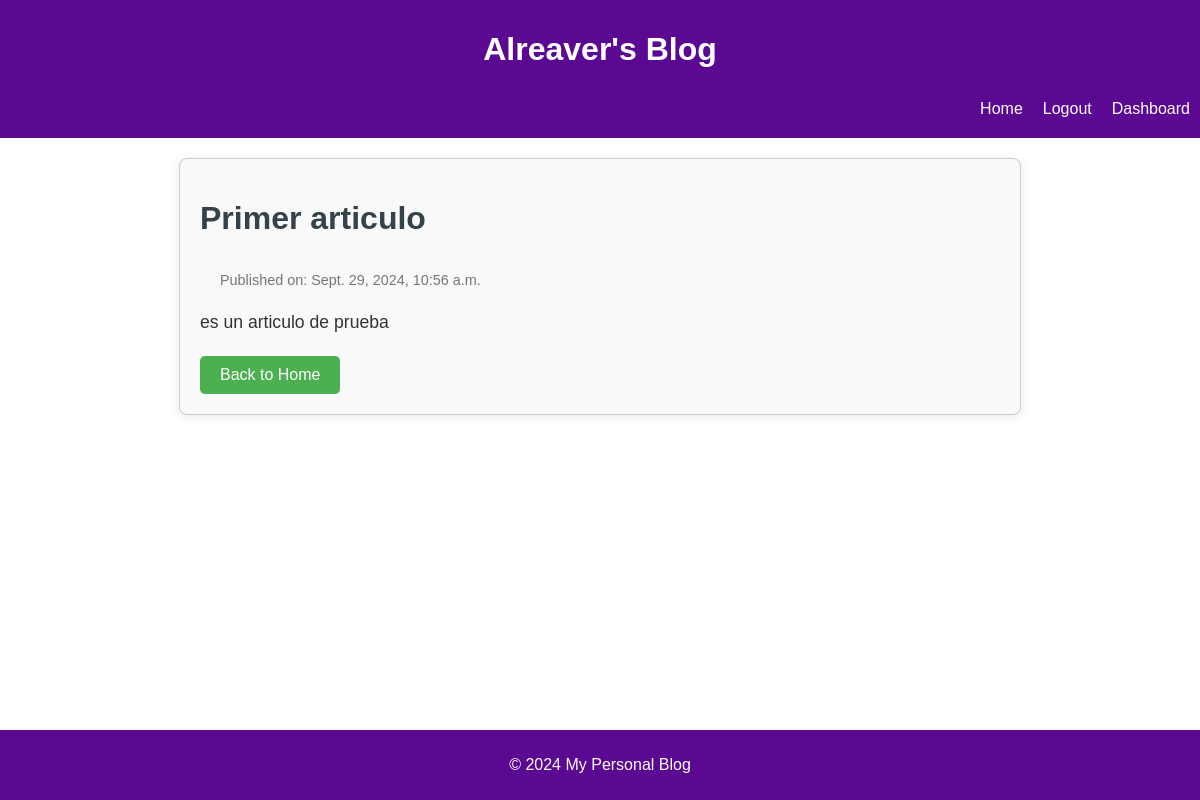
Screenshot of /article/2/ (signed in) with the database file from the repository.
### blog/models.py (models this page shows, shortened)
class Article(models.Model):
    title = models.CharField(max_length=200)
    content = models.TextField()
    publication_date = models.DateTimeField()

### blog/views.py (the view)
# urls.py: path('article/<int:article_id>/', views.article_detail, name='article_detail'),
def article_detail(request, article_id):
    article = get_object_or_404(Article, id=article_id)
    return render(request, 'blog/article_detail.html', {'article': article})

### blog/templates/blog/article_detail.html (shortened to what this page needs)
{% extends 'blog/base.html' %}
{% block content %}
    <div class="articled-detail">
        <h1 class="articled-title">{{ article.title }}</h1>
        <p class="publication-date">Published on: {{ article.publication_date }}</p>
        <div class="articled-content">{{ article.content }}</div>
        <a href="{% url 'home' %}" class="back-to-home">Back to Home</a>
    </div>
{% endblock %}

### blog/static/css/styles.css (style rules this page uses)
html, body { height: 100%; margin: 0; font-family: Arial, sans-serif; }
body { display: flex; flex-direction: column; }
a { color: #b80d29; text-decoration: none; }
.back-to-home { margin-top: 20px; display: inline-block; }
.publication-date { font-size: 0.9em; color: #777; white-space: nowrap; padding-left: 20px; padding-top: 20px; }
.articled-detail { max-width: 800px; margin: 20px auto; padding: 20px; background-color: #f9f9f9; border: 1px solid #ccc; border-radius: 8px; box-shadow: 0 2px 10px rgba(0, 0, 0, 0.1); }
.articled-title { font-size: 2em; color: #35424a; margin-bottom: 10px; }
.publication-date { font-size: 0.9em; color: #777; margin-bottom: 20px; }
.articled-content { font-size: 1.1em; line-height: 1.6; color: #333; }
.back-to-home { display: inline-block; margin-top: 20px; padding: 10px 20px; background-color: #4CAF50; color: white; border-radius: 5px; text-decoration: none; transition: background-color 0.3s ease; }

### rows the page displays
Article: title "Primer articulo", publication_date "Sept. 29, 2024, 10:56 a.m.", content "es un articulo de prueba"
